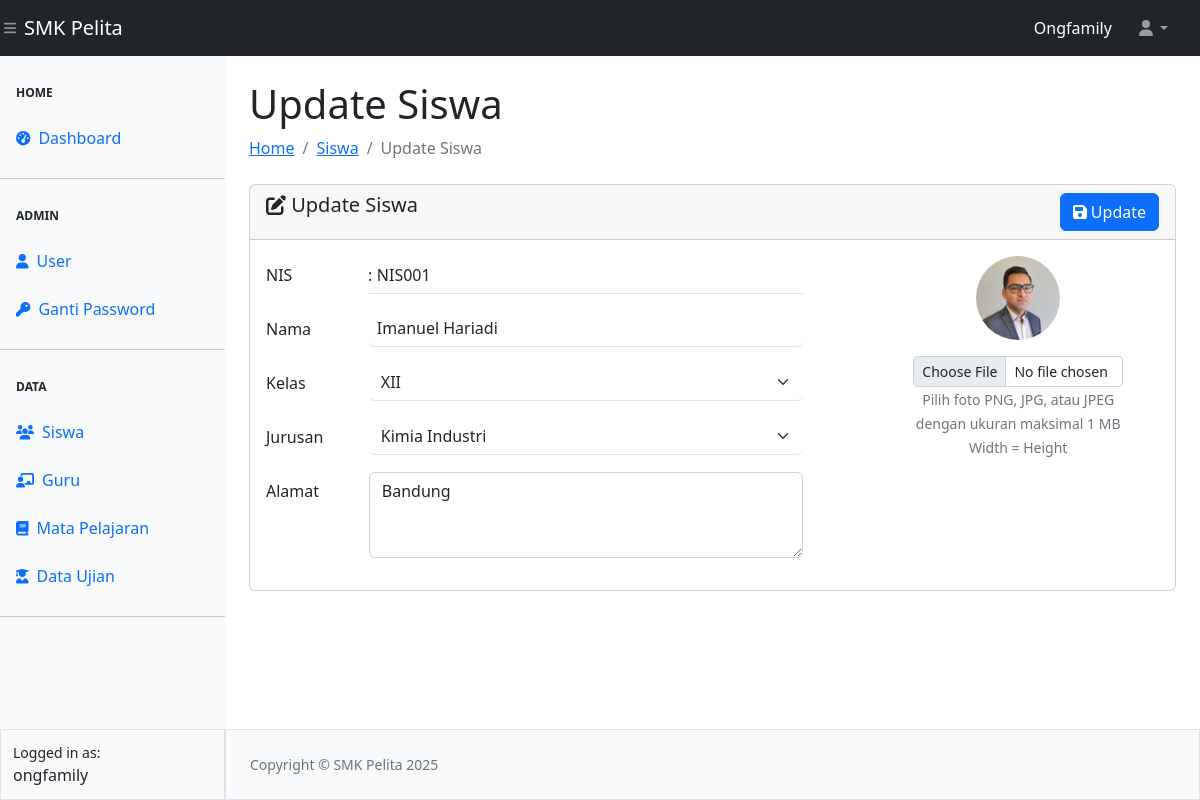
/siswa/edit-siswa.php?nis=NIS001 (signed in), run on the app's committed database.
### tables this page shows
CREATE TABLE `tbl_siswa` (
  `nis` char(6) NOT NULL,
  `nama` varchar(100) NOT NULL,
  `alamat` varchar(128) NOT NULL,
  `kelas` varchar(3) NOT NULL,
  `jurusan` varchar(50) NOT NULL,
  `foto` varchar(50) NOT NULL
);

### siswa/edit-siswa.php (the view, shortened to what this page needs)
<?php
require_once "../config.php";
require_once "../template/header.php";
require_once "../template/navbar.php";
require_once "../template/sidebar.php";
$nis = $_GET['nis'];
$siswa = mysqli_query($koneksi, "SELECT * FROM tbl_siswa WHERE nis = '$nis' ");
$data = mysqli_fetch_array($siswa);
?>
<div id="layoutSidenav_content">
	<main>
		<div class="container-fluid px-4">
			<h1 class="mt-4">Update Siswa</h1>
				<ol class="breadcrumb mb-4">
					<li class="breadcrumb-item"><a href="../index.php">Home</a></li>
					<li class="breadcrumb-item"><a href="siswa.php">Siswa</a></li>
					<li class="breadcrumb-item active">Update Siswa</li>
                </ol>
				<form action="proses-siswa.php" method="POST" enctype="multipart/form-data">
				<div class="card">
					<div class="card-header">
						<span class="h5 my-2"><i class="fa-solid fa-pen-to-square"></i> Update Siswa</span>
						<button type="submit" name="update" class="btn btn-primary float-end">
						<i class="fa-solid fa-floppy-disk"></i> Update</button>
					</div>
					<div class="card-body">
						<div class="row">
							<div class="col-8">
								<div class="mb-3 row">
									<label for="nis" class="col-sm-2 col-form-label">NIS</label>
									<label for="nis" class="col-sm-1 col-form-label">:</label>
									<div class="col-sm-9" style="margin-left: -50px;">
										<input type="text" name="nis" readonly class="form-control-plaintext border-bottom ps-2"
										id="nis" value="<?= $nis ?>">
									</div>
								</div>
								<div class="mb-3 row">
									<label for="nama" class="col-sm-2 col-form-label">Nama</label>
									<label for="nis" class="col-sm-1 col-form-label">:</label>
									<div class="col-sm-9" style="margin-left: -50px;">
										<input type="text" name="nama" required class="form-control border-0 border-bottom ps-2"
										id="nama" value="<?= $data['nama'] ?>">
									</div>
								</div>
								<div class="mb-3 row">
									<label for="kelas" class="col-sm-2 col-form-label">Kelas</label>
									<label for="nis" class="col-sm-1 col-form-label">:</label>
									<div class="col-sm-9" style="margin-left: -50px;">
										<select name="kelas" id="kelas" class="form-select border-0 border-bottom" required>
											<?php
											$kelas = ["X","XI","XII"];
											foreach($kelas as $kls){
												if($data['kelas'] == $kls){ ?>
														<option value="<?= $kls; ?>" selected>
														<?= $kls; ?></option>
												<?php } else { ?>
													<option value="<?= $kls; ?>">
													<?= $kls; ?></option>
												<?php
												}
											}
											?>
										</select>
									</div>
								</div>
								<div class="mb-3 row">
									<label for="jurusan" class="col-sm-2 col-form-label">Jurusan</label>
									<label for="nis" class="col-sm-1 col-form-label">:</label>
									<div class="col-sm-9" style="margin-left: -50px;">
										<select name="jurusan" id="jurusan" class="form-select border-0 border-bottom" required>
											<?php
											$jurusan = ["Kimia Industri", "Kimia Analis"];
											foreach($jurusan as $jrs){
												if($data['jurusan'] == $jrs){ ?>
													<option value="<?= $jrs; ?>" selected>
													<?= $jrs; ?></option>
												<?php } else { ?>
													<option value="<?= $jrs; ?>">
													<?= $jrs; ?></option>
												<?php
												}
											}
											?>
										</select>
									</div>
								</div>
								<div class="mb-3 row">
									<label for="alamat" class="col-sm-2 col-form-label">Alamat</label>
									<label for="nis" class="col-sm-1 col-form-label">:</label>
									<div class="col-sm-9" style="margin-left: -50px;">
										<textarea name="alamat" id="alamat" cols="30" rows="3"
										placeholder="Alamat Siswa" class="form-control" required><?= $data['alamat'] ?></textarea>
									</div>
								</div>
							</div>
							<div class="col-4 text-center px-5">
								<img src="../asset/image/<?= $data['foto'] ?>" alt="" class="mb-3 rounded-circle" width="40%">
								<input type="file" name="image" class="form-control form-control-sm">
								<small class="text-secondary">Pilih foto PNG, JPG, atau JPEG dengan ukuran maksimal 1 MB</small>
								<div><small class="text-secondary">Width = Height</small></div>
							</div>
						</div>
					</div>
				</div>
				</form>
		</div>
	</main>
<?php
require_once "../template/footer.php";
?>

### data on the page
tbl_siswa: nama "Imanuel Hariadi", kelas "XII", jurusan "Kimia Industri", alamat "Bandung", foto (picture)

### other printed values
$_SESSION["ssUser"] "Ongfamily"
$_SESSION["ssUser"] "ongfamily"
